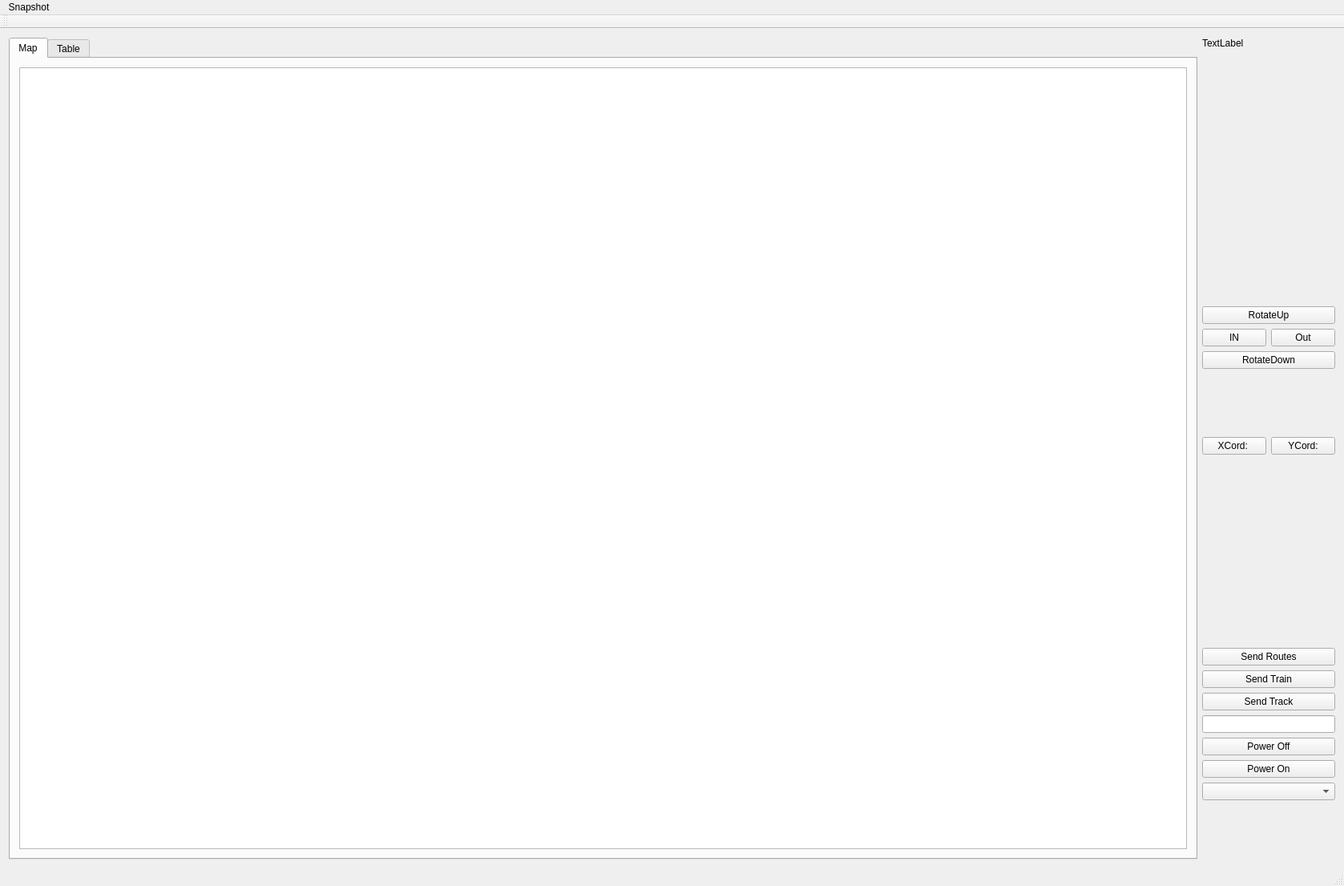
<?xml version="1.0" encoding="UTF-8"?>
<ui version="4.0">
 <class>MainWindow</class>
 <widget class="QMainWindow" name="MainWindow">
  <property name="geometry">
   <rect>
    <x>0</x>
    <y>0</y>
    <width>1677</width>
    <height>1105</height>
   </rect>
  </property>
  <property name="sizePolicy">
   <sizepolicy hsizetype="Expanding" vsizetype="Expanding">
    <horstretch>0</horstretch>
    <verstretch>0</verstretch>
   </sizepolicy>
  </property>
  <property name="maximumSize">
   <size>
    <width>1677</width>
    <height>16777</height>
   </size>
  </property>
  <property name="windowTitle">
   <string>MainWindow</string>
  </property>
  <widget class="QWidget" name="centralWidget">
   <layout class="QHBoxLayout" name="horizontalLayout_3">
    <item>
     <widget class="QTabWidget" name="tabWidget">
      <property name="minimumSize">
       <size>
        <width>0</width>
        <height>0</height>
       </size>
      </property>
      <property name="baseSize">
       <size>
        <width>0</width>
        <height>-1</height>
       </size>
      </property>
      <property name="currentIndex">
       <number>0</number>
      </property>
      <widget class="QWidget" name="tab_5">
       <attribute name="title">
        <string>Map</string>
       </attribute>
       <layout class="QGridLayout" name="gridLayout_2">
        <item row="0" column="0">
         <widget class="QGraphicsView" name="graphicsView">
          <property name="enabled">
           <bool>true</bool>
          </property>
          <property name="sizePolicy">
           <sizepolicy hsizetype="Expanding" vsizetype="Expanding">
            <horstretch>0</horstretch>
            <verstretch>0</verstretch>
           </sizepolicy>
          </property>
          <property name="minimumSize">
           <size>
            <width>0</width>
            <height>0</height>
           </size>
          </property>
          <property name="maximumSize">
           <size>
            <width>16777000</width>
            <height>16777000</height>
           </size>
          </property>
          <property name="baseSize">
           <size>
            <width>0</width>
            <height>-26215</height>
           </size>
          </property>
          <property name="sizeAdjustPolicy">
           <enum>QAbstractScrollArea::AdjustToContents</enum>
          </property>
         </widget>
        </item>
       </layout>
      </widget>
      <widget class="QWidget" name="tab_6">
       <attribute name="title">
        <string>Table</string>
       </attribute>
       <layout class="QGridLayout" name="gridLayout_3">
        <item row="0" column="0" rowspan="2" colspan="2">
         <widget class="QTableWidget" name="tableWidget">
          <property name="sizePolicy">
           <sizepolicy hsizetype="Expanding" vsizetype="Expanding">
            <horstretch>0</horstretch>
            <verstretch>0</verstretch>
           </sizepolicy>
          </property>
          <property name="sizeIncrement">
           <size>
            <width>90</width>
            <height>0</height>
           </size>
          </property>
          <attribute name="horizontalHeaderDefaultSectionSize">
           <number>300</number>
          </attribute>
          <attribute name="verticalHeaderDefaultSectionSize">
           <number>100</number>
          </attribute>
          <row>
           <property name="text">
            <string>Section 1</string>
           </property>
          </row>
          <row>
           <property name="text">
            <string>Section 2</string>
           </property>
          </row>
          <row>
           <property name="text">
            <string>Section 2</string>
           </property>
          </row>
          <row>
           <property name="text">
            <string>Section 3</string>
           </property>
          </row>
          <row>
           <property name="text">
            <string>Section 5</string>
           </property>
          </row>
          <column>
           <property name="text">
            <string>Active Track Sections</string>
           </property>
          </column>
          <column>
           <property name="text">
            <string>Schedule Match</string>
           </property>
          </column>
          <column>
           <property name="text">
            <string>Future Schueled Sections</string>
           </property>
          </column>
          <column>
           <property name="text">
            <string>Previous Active Sections</string>
           </property>
          </column>
         </widget>
        </item>
        <item row="1" column="1">
         <widget class="QLabel" name="label">
          <property name="text">
           <string/>
          </property>
         </widget>
        </item>
       </layout>
      </widget>
     </widget>
    </item>
    <item>
     <layout class="QGridLayout" name="gridLayout">
      <item row="4" column="1">
       <spacer name="verticalSpacer_5">
        <property name="orientation">
         <enum>Qt::Vertical</enum>
        </property>
        <property name="sizeHint" stdset="0">
         <size>
          <width>20</width>
          <height>40</height>
         </size>
        </property>
       </spacer>
      </item>
      <item row="1" column="0" colspan="2">
       <spacer name="verticalSpacer_3">
        <property name="orientation">
         <enum>Qt::Vertical</enum>
        </property>
        <property name="sizeHint" stdset="0">
         <size>
          <width>20</width>
          <height>40</height>
         </size>
        </property>
       </spacer>
      </item>
      <item row="0" column="0">
       <widget class="QLabel" name="label_2">
        <property name="text">
         <string>TextLabel</string>
        </property>
       </widget>
      </item>
      <item row="3" column="0" colspan="2">
       <layout class="QHBoxLayout" name="horizontalLayout_2">
        <item>
         <widget class="QPushButton" name="pushButton_4">
          <property name="text">
           <string>XCord: </string>
          </property>
         </widget>
        </item>
        <item>
         <widget class="QPushButton" name="pushButton_5">
          <property name="text">
           <string>YCord:</string>
          </property>
         </widget>
        </item>
       </layout>
      </item>
      <item row="2" column="0" colspan="2">
       <layout class="QVBoxLayout" name="verticalLayout">
        <item>
         <spacer name="verticalSpacer">
          <property name="orientation">
           <enum>Qt::Vertical</enum>
          </property>
          <property name="sizeHint" stdset="0">
           <size>
            <width>20</width>
            <height>40</height>
           </size>
          </property>
         </spacer>
        </item>
        <item>
         <widget class="QPushButton" name="pushButton">
          <property name="text">
           <string>RotateUp</string>
          </property>
         </widget>
        </item>
        <item>
         <layout class="QHBoxLayout" name="horizontalLayout">
          <item>
           <widget class="QPushButton" name="Zoom">
            <property name="text">
             <string>IN</string>
            </property>
           </widget>
          </item>
          <item>
           <widget class="QPushButton" name="OutButton">
            <property name="text">
             <string>Out</string>
            </property>
           </widget>
          </item>
         </layout>
        </item>
        <item>
         <widget class="QPushButton" name="pushButton_2">
          <property name="text">
           <string>RotateDown</string>
          </property>
         </widget>
        </item>
        <item>
         <spacer name="verticalSpacer_2">
          <property name="orientation">
           <enum>Qt::Vertical</enum>
          </property>
          <property name="sizeHint" stdset="0">
           <size>
            <width>20</width>
            <height>40</height>
           </size>
          </property>
         </spacer>
        </item>
       </layout>
      </item>
      <item row="6" column="0" colspan="2">
       <layout class="QVBoxLayout" name="verticalLayout_2">
        <item>
         <widget class="QPushButton" name="sendButtonTrain">
          <property name="text">
           <string>Send Train</string>
          </property>
         </widget>
        </item>
        <item>
         <widget class="QPushButton" name="sendButtonTrack">
          <property name="text">
           <string>Send Track</string>
          </property>
         </widget>
        </item>
        <item>
         <widget class="QLineEdit" name="lineEdit"/>
        </item>
        <item>
         <widget class="QPushButton" name="offbutton">
          <property name="text">
           <string>Power Off</string>
          </property>
         </widget>
        </item>
        <item>
         <widget class="QPushButton" name="onbutton">
          <property name="text">
           <string>Power On</string>
          </property>
         </widget>
        </item>
        <item>
         <widget class="QComboBox" name="powerBox"/>
        </item>
        <item>
         <spacer name="verticalSpacer_4">
          <property name="orientation">
           <enum>Qt::Vertical</enum>
          </property>
          <property name="sizeHint" stdset="0">
           <size>
            <width>20</width>
            <height>40</height>
           </size>
          </property>
         </spacer>
        </item>
       </layout>
      </item>
      <item row="5" column="0" colspan="2">
       <widget class="QPushButton" name="pushButton_3">
        <property name="text">
         <string>Send Routes</string>
        </property>
       </widget>
      </item>
     </layout>
    </item>
   </layout>
  </widget>
  <widget class="QMenuBar" name="menuBar">
   <property name="geometry">
    <rect>
     <x>0</x>
     <y>0</y>
     <width>1677</width>
     <height>21</height>
    </rect>
   </property>
   <widget class="QMenu" name="menuSnapshot">
    <property name="title">
     <string>Snapshot</string>
    </property>
    <addaction name="actionSaveAs"/>
   </widget>
   <addaction name="menuSnapshot"/>
  </widget>
  <widget class="QToolBar" name="mainToolBar">
   <attribute name="toolBarArea">
    <enum>TopToolBarArea</enum>
   </attribute>
   <attribute name="toolBarBreak">
    <bool>false</bool>
   </attribute>
  </widget>
  <widget class="QStatusBar" name="statusBar"/>
  <action name="actionSaveAs">
   <property name="text">
    <string>SaveAs</string>
   </property>
  </action>
 </widget>
 <layoutdefault spacing="6" margin="11"/>
 <resources/>
 <connections/>
</ui>
